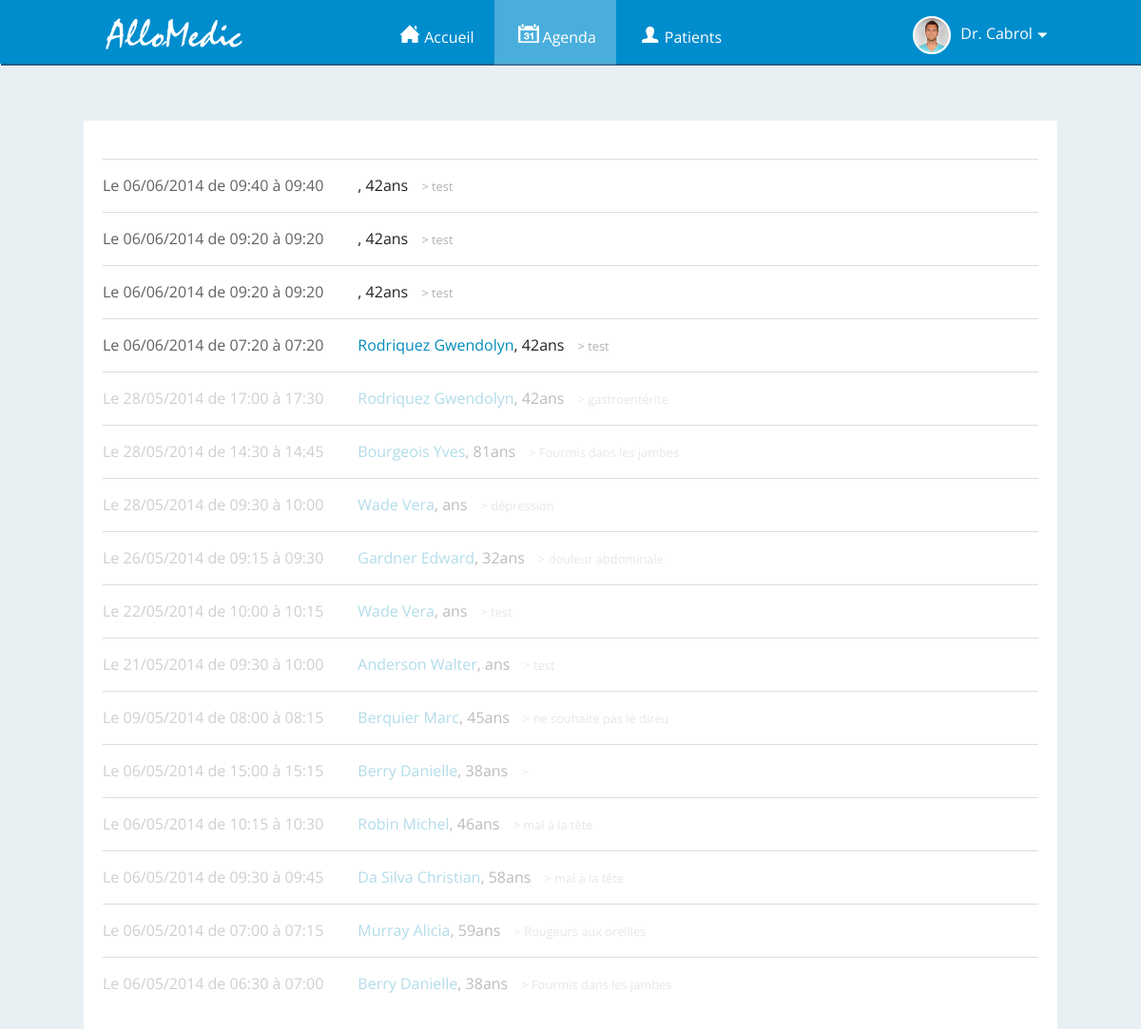
The app's page /annulations.php (signed in) with its own data.
### tables this page shows
CREATE TABLE `utilisateurs` (
  `id` int(11) NOT NULL AUTO_INCREMENT,
  `type` varchar(5) NOT NULL,
  `nom` varchar(40) NOT NULL,
  `prenom` varchar(40) NOT NULL,
  `sexe` varchar(1) NOT NULL,
  `datenaissance` varchar(10) NOT NULL,
  `tel` varchar(18) NOT NULL,
  `email` varchar(120) NOT NULL,
  `adresse` varchar(256) NOT NULL,
  `motdepasse` varchar(40) NOT NULL,
  `typemed` varchar(256) NOT NULL,
  PRIMARY KEY (`id`)
);

CREATE TABLE `rdv` (
  `id` int(11) NOT NULL AUTO_INCREMENT,
  `idmed` int(11) NOT NULL,
  `idpat` int(11) NOT NULL,
  `date` int(11) NOT NULL,
  `datefin` int(11) NOT NULL,
  `type` varchar(11) NOT NULL,
  `motif` varchar(256) NOT NULL,
  `nompatient` varchar(256) NOT NULL,
  `annulation` int(1) NOT NULL,
  `raison` varchar(256) NOT NULL,
  `lu` int(1) NOT NULL,
  PRIMARY KEY (`id`)
);

### php/lib.php (called while the page is built, shortened)
<?php
	function age($date_naissance)
	    {
		    if(!empty($date_naissance)){
			    $date_today=explode("-",date ('Y-n-j'));
			    $annee_today=$date_today[0];
			    $mois_today=$date_today[1];
			    $date_naissance=explode("/", $date_naissance);
			    $annee_naissance=$date_naissance[2];
			    $mois_naissance=$date_naissance[1];
			    $age =  $annee_today - $annee_naissance;
			    if ($mois_today < $mois_naissance) $age=$age-1;
			    return $age;
		    }
	    }
?>

### annulations.php (the view, shortened to what this page needs)
<?php
	include('includes/session-config.inc.php');
?>
<!DOCTYPE html>
<html lang="fr">
    <head>
  		<?php
			include('includes/metahead.inc.php');
		?>
    </head>
    <body>
    	<?php
    			if(isset($_SESSION['userid'])){
    			$iduser = $_SESSION['userid'];
				include('includes/header.inc.php');
		?>
	    <div id="container">
	    	<div id="content">
	    	<div class="contenucalj">
	   	    	<div id="calendarday">
		    	<?php
			    	$id = $_SESSION['userid'];
			    	$rdv = $bdd->query("SELECT * FROM rdv WHERE idmed=$id and annulation=1 order by date desc");
			    	while($rdva = $rdv->fetch()){
			    		$idpat = $rdva['idpat'];
			    		$infopat = $bdd->query("SELECT * FROM utilisateurs WHERE id=$idpat");
			    		$pat = $infopat->fetchAll();
			    		$datepat = $pat[0]['datenaissance'];
			    		if($rdva['lu']==1){
				    		$lu = "lu";
			    		}
			    		else{
				    		$lu = "";
			    		}
				    	echo '<hr/>
				    	<div class="annulation '.$lu.'">
		    	<a href="rdv/'.$rdva['id'].'"><div class="lieuheure col">
			    	<span class="timing">Le '.date("d/m/Y", $rdva['date']).' de '.date("H:i",$rdva['date']).' à '.date("H:i",$rdva['datefin']).'</span>
		    	</div>
		    	<div class="quipq col">
			    	<span class="nomdupat"><a href="profil/'.$idpat.'">'.$rdva['nompatient'].'</a>, '.age($datepat).'ans</span>
			    	<span class="motifdupat">  > '.$rdva['motif'].'</span>
		    	</div></a></div>';
			    	}
		    	?>
	    	</div>
	    	</div>
	    	</div>
	    </div>
    </body>
</html>
<?php
	     }
		   else{
			   ?><SCRIPT LANGUAGE="JavaScript">
document.location.href="f/..";
</SCRIPT><?php
		   }
		?>

### includes/metahead.inc.php (shortened to what this page needs)
<link rel="stylesheet" type="text/css" href="css/normalize.css" />
<link rel="stylesheet" type="text/css" href="css/foundation.min.css" />
<link rel="stylesheet" type="text/css" href="css/jquery-ui-1.10.4.custom.min.css" />
<link rel="stylesheet" type="text/css" href="css/style.css" />

### includes/header.inc.php (shortened to what this page needs)
<header>
    <div id="header">
	    <div id="logo"><a href="f/..">Allomedic</a></div>
	    <ul id="nav">
	    	<?php
	    	if(count($_SESSION)>0){
		    	if($_SESSION['type']=='med'){
	    	?>
		    <li><a href="f/.." id="home">Accueil</a></li>
		    <li><a href="agenda" id="agenda">Agenda</a></li>
		    <li><a href="patients" id="patients">Patients</a></li>
		    <?php
			    }
			    elseif($_SESSION['type']=='pat'){
				    ?>
		    <li class="navpat"><a href="f/.." id="home">Accueil</a></li>
		    <li class="navpat"><a href="rendez-vous" id="agenda">Rendez-vous</a></li>
		    <li class="navpat"><a href="medecins" id="patients">Médecins</a></li>
				    <?php
			    }
		    ?>
	    </ul>
	    <div id="profil">
	    	<?php
		    	$req = $bdd->query("SELECT * FROM utilisateurs WHERE id='$iduser'");
		    	$req = $req->fetchAll(PDO::FETCH_ASSOC);
	    	if (file_exists("images/avatar/".$iduser.".jpg")) {
	    		echo '<div id="avatar" style="background: url(images/avatar/'.$iduser.'.jpg); background-size: cover;">avatar</div>';
	    	}
		    	if($req[0]['type']=='med'){
			    	echo "Dr. ".$req[0]['nom'];
		    	}
		    	else{
			    	echo $req[0]['prenom']. " " .$req[0]['nom'];
		    	}
	    	?>
	    </div>
	    <?php
		    }
	    ?>
    </div>
</header>

### css/style.css (style rules this page uses)
body { background: #e9f0f4; font-family: 'Open Sans', sans-serif; }
header { width: 100%; height: 67px; background: #008dcd; color: #fff; position: relative; z-index: 10; box-shadow: 1px 2px 0px 0px #225e86; }
#logo { float: left; height: 60px; }
#logo a { color: #FFF; font-weight: bold; text-indent: -9999px; font-size: 2em; width: 300px; padding: 20px; display: block; padding-left: 100px; background: url(../images/logo2.png) left 2px no-repeat; background-size: 200px; }
header #nav { margin: 0 30%; }
header #nav li { list-style: none; padding: 0; margin: 0; }
header #nav li a { color: #fff; padding: 15px 21px; float: left; display: block; }
header #nav li a.active { background: rgba(259,259,259,0.29); color: #fff; }
header #nav li a#home:before { content: ' '; display: inline-block; width: 30px; height: 30px; background: url(../images/nav.png) 0px 6px no-repeat; background-size: cover; }
header #nav li a#agenda:before { content: ' '; display: inline-block; width: 30px; height: 30px; background: url(../images/nav.png) 0px -26px no-repeat; background-size: cover; }
header #nav li a#patients:before { content: ' '; display: inline-block; margin-top: 2px; width: 30px; height: 28px; background: url(../images/nav.png) 0px -58px no-repeat; background-size: cover; }
#content, #header { width: 1024px; margin: 0 auto; }
#header { position: relative; }
#content { padding-top: 60px; }
#avatar { float: left; height: 40px; width: 40px; background: url(../images/profilwomen.jpg) center top no-repeat; background-size: 40px; border-radius: 30px; border: 2px solid #fff; text-indent: -9999px; margin: -10px 10px 0 0; }
#profil { float: right; height: 40px; margin: 17px 0; padding: 10px; cursor: pointer; }
#profil:after { content: ' '; height: 8px; width: 12px; display: inline-block; background: url(../images/flechebas.png) no-repeat; background-size: 12px 8px; }
#calendarday { width: 100%; float: right; background: #fff; padding: 20px; }
.motifdupat { color: #b0b0b0; font-size: .8em; padding-left: 10px; }
.timing { color: #616161; font-size: 1em; padding-right: 6px; }
.contenucalj { width: 100%; float: none; clear: both; }
.col { float: left; }
.lieuheure { margin-right: 30px; margin-bottom: 20px; }
.lu { opacity: .3; }

### records on screen
utilisateurs: nom "Cabrol"
rdv: date "06/06/2014", date "09:40", datefin "09:40", utilisateurs.datenaissance "42", motif "test"
rdv: date "06/06/2014", date "09:20", datefin "09:20", utilisateurs.datenaissance "42", motif "test"
rdv: date "06/06/2014", date "09:20", datefin "09:20", utilisateurs.datenaissance "42", motif "test"
rdv: date "06/06/2014", date "07:20", datefin "07:20", nompatient "Rodriquez Gwendolyn", utilisateurs.datenaissance "42", motif "test"
rdv: date "28/05/2014", date "17:00", datefin "17:30", nompatient "Rodriquez Gwendolyn", utilisateurs.datenaissance "42", motif "gastroentérite"
rdv: date "28/05/2014", date "14:30", datefin "14:45", nompatient "Bourgeois Yves", utilisateurs.datenaissance "81", motif "Fourmis dans les jambes"
rdv: date "28/05/2014", date "09:30", datefin "10:00", nompatient "Wade Vera", motif "dépression"
rdv: date "26/05/2014", date "09:15", datefin "09:30", nompatient "Gardner Edward", utilisateurs.datenaissance "32", motif "douleur abdominale"
rdv: date "22/05/2014", date "10:00", datefin "10:15", nompatient "Wade Vera", motif "test"
rdv: date "21/05/2014", date "09:30", datefin "10:00", nompatient "Anderson Walter", motif "test"
rdv: date "09/05/2014", date "08:00", datefin "08:15", nompatient "Berquier Marc", utilisateurs.datenaissance "45", motif "ne souhaite pas le direu"
rdv: date "06/05/2014", date "15:00", datefin "15:15", nompatient "Berry Danielle", utilisateurs.datenaissance "38"
rdv: date "06/05/2014", date "10:15", datefin "10:30", nompatient "Robin Michel", utilisateurs.datenaissance "46", motif "mal à la tête"
rdv: date "06/05/2014", date "09:30", datefin "09:45", nompatient "Da Silva Christian", utilisateurs.datenaissance "58", motif "mal à la tête"
rdv: date "06/05/2014", date "07:00", datefin "07:15", nompatient "Murray Alicia", utilisateurs.datenaissance "59", motif "Rougeurs aux oreilles"
rdv: date "06/05/2014", date "06:30", datefin "07:00", nompatient "Berry Danielle", utilisateurs.datenaissance "38", motif "Fourmis dans les jambes"
